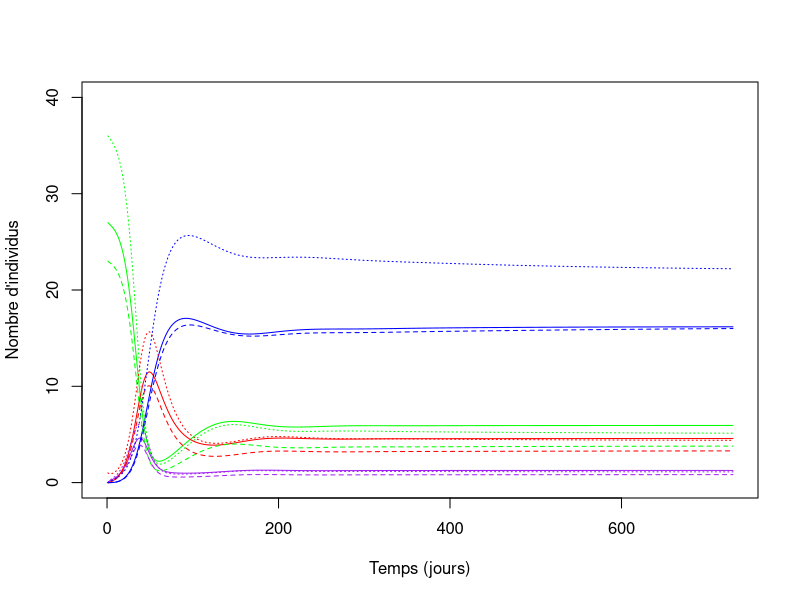
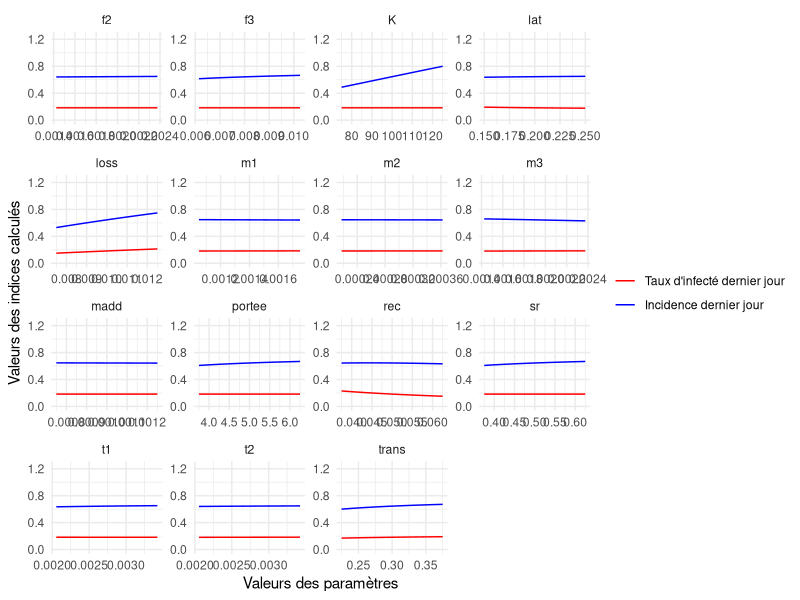
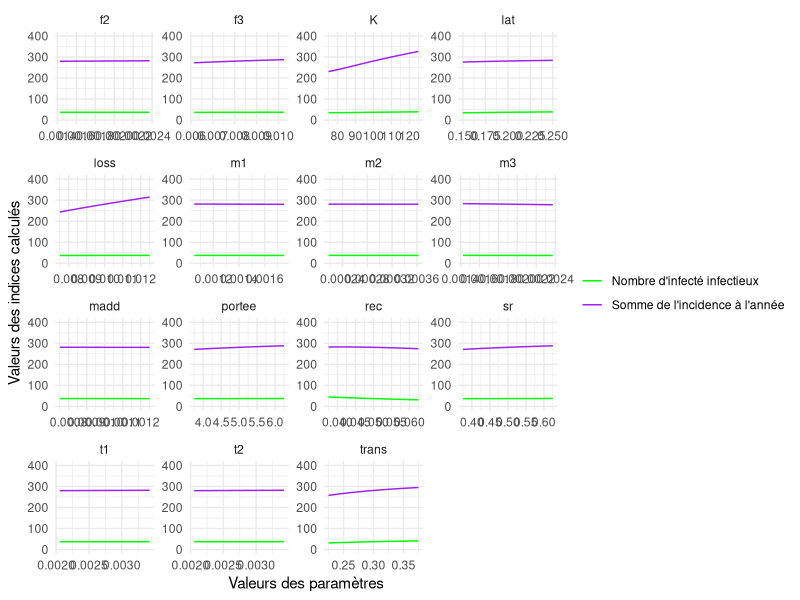

Reproduce these figures in R, in order.
## ---- chunk 1
knitr::opts_chunk$set(echo = TRUE)
## ---- chunk 2
modAppli <- function(parametre){  

  # CONDITIONS DE SIMULATION
  temps = 2*365; # nb de pas de temps (en jours)
  # initialisation pour la sauvegarde de 4 sorties ponctuelles pour chaque jeu de parametres
  sorties <- matrix(0, nrow=nrow(parametre), ncol=4)
  #initialisation pour la sauvegarde des dynamique de la population
  sortiepop=matrix(0,16,2*365)

  # boucle des scenarios de l'echantillonnage de l'AS
  for (i in 1:nrow(parametre)) { 

    # STRUCTURE & PARAMETRES DU MODELE

    # XX
    K = parametre[i,1];		# xx
    sr = parametre[i,2];	# xx
    m1 = parametre[i,3];	# mort naturelle classe 1
    m2 = parametre[i,4];	# mort naturelle classe 2
    m3 = parametre[i,5];	# mort naturelle classe 3
    f2 = parametre[i,6];	# xx
    f3 = parametre[i,7];	# xx
    portee = parametre[i,8];	# xx
    t1 = parametre[i,9];	# xx
    t2 = parametre[i,10];	# xx

    # XX
    trans = parametre[i,11]; # tx transmission
    lat = parametre[i,12];	# latence
    rec = parametre[i,13];	# xx
    loss = parametre[i,14];	# xx
    madd = parametre[i,15];	# xx

    # INITIALISATION
    MAT <- array(0, dim=c(4,4,temps)); # nb indiv par classe d'age en ligne (derniere ligne = pop tot), etat de sante en colonne, pas de temps (dimension 3)
    nvinf <- array(0, dim=c(temps));
    
    #Plot
    plot(x = NA, y = NA, xlim = c(0, 730), ylim = c(0, 40),
         type = "n", xlab = "Temps (jours)", ylab = "Nombre d'individus")

    # conditions initiales (la population est a sa structure d'equilibre, calculee par ailleurs)
    MAT[1,1,1] <- 27; # xx
    MAT[2,1,1] <- 23; # xx
    MAT[3,1,1] <- 36; # xx
    MAT[3,3,1] <- 1;  # xx
    # effectifs par etat de sante
    MAT[4,1,1] <- sum(MAT[1:3,1,1]); MAT[4,2,1] <- sum(MAT[1:3,2,1]); MAT[4,3,1] <- sum(MAT[1:3,3,1]); MAT[4,4,1] <- sum(MAT[1:3,4,1]);

    #condition initiale
    sortiepop[1,1]=27
    sortiepop[5,1]=23
    sortiepop[9,1]=36
    sortiepop[11,1]=1
    sortiepop[13,1]=sortiepop[1,1]+sortiepop[5,1]+sortiepop[9,1]
    sortiepop[14,1]=sortiepop[2,1]+sortiepop[6,1]+sortiepop[10,1]
    sortiepop[15,1]=sortiepop[3,1]+sortiepop[7,1]+sortiepop[11,1]
    sortiepop[16,1]=sortiepop[4,1]+sortiepop[8,1]+sortiepop[12,1]
    
    # SIMULATIONS
    # boucle du temps
    for (t in 1:(temps-1)) { 
     # classe d'age 1 (nouveau-ne)
      # RQ : les naissances sont XX, les nouveaux nes etant dans l'etat XX
      N <- sum(MAT[4,,t]);	# taille de la pop en t
	MAT[1,1,t+1] <- MAT[1,1,t]*(1-m1-t1-trans*MAT[4,3,t]/N) + loss*MAT[1,4,t]      + max(0, sr*portee*(sum(MAT[2,,t])*f2 + sum(MAT[3,,t])*f3) * (1 - N/K)); 
	MAT[1,2,t+1] <- MAT[1,2,t]*(1-m1-t1-lat)			  + trans*MAT[1,1,t]*MAT[4,3,t]/N; 
	MAT[1,3,t+1] <- MAT[1,3,t]*(1-m1-madd-t1-rec)  		  + lat*MAT[1,2,t]; 
	MAT[1,4,t+1] <- MAT[1,4,t]*(1-m1-t1-loss) 		  + rec*MAT[1,3,t]; 
     # classe d'age 2 (jeune)
	MAT[2,1,t+1] <- MAT[1,1,t]*t1	+ MAT[2,1,t]*(1-m2-t2-trans*MAT[4,3,t]/N) + loss*MAT[2,4,t];
	MAT[2,2,t+1] <- MAT[1,2,t]*t1	+ MAT[2,2,t]*(1-m2-t2-lat)			+ trans*MAT[2,1,t]*MAT[4,3,t]/N;
	MAT[2,3,t+1] <- MAT[1,3,t]*t1	+ MAT[2,3,t]*(1-m2-madd-t2-rec)		+ lat*MAT[2,2,t];
	MAT[2,4,t+1] <- MAT[1,4,t]*t1	+ MAT[2,4,t]*(1-m2-t2-loss)			+ rec*MAT[2,3,t];
     # classe d'age 3 (adulte)
	MAT[3,1,t+1] <- MAT[2,1,t]*t2	+ MAT[3,1,t]*(1-m3-trans*MAT[4,3,t]/N) 	+ loss*MAT[3,4,t];
	MAT[3,2,t+1] <- MAT[2,2,t]*t2	+ MAT[3,2,t]*(1-m3-lat)				+ trans*MAT[3,1,t]*MAT[4,3,t]/N;
	MAT[3,3,t+1] <- MAT[2,3,t]*t2	+ MAT[3,3,t]*(1-m3-madd-rec)			+ lat*MAT[3,2,t];
	MAT[3,4,t+1] <- MAT[2,4,t]*t2	+ MAT[3,4,t]*(1-m3-loss)			+ rec*MAT[3,3,t];
     # calcul des effectifs par etat de sante
	MAT[4,1,t+1] <- sum(MAT[1:3,1,t+1]); 
	MAT[4,2,t+1] <- sum(MAT[1:3,2,t+1]); 
	MAT[4,3,t+1] <- sum(MAT[1:3,3,t+1]); 
	MAT[4,4,t+1] <- sum(MAT[1:3,4,t+1]);
	nvinf[t+1]   <- trans*MAT[4,1,t]*MAT[4,3,t]/N

	#NN
	sortiepop[1,t+1]=MAT[1,1,t+1]
	sortiepop[2,t+1]=MAT[1,2,t+1]
	sortiepop[3,t+1]=MAT[1,3,t+1]
	sortiepop[4,t+1]=MAT[1,4,t+1]
  #J
	sortiepop[5,t+1]=MAT[2,1,t+1]
	sortiepop[6,t+1]=MAT[2,2,t+1]
	sortiepop[7,t+1]=MAT[2,3,t+1]
	sortiepop[8,t+1]=MAT[2,4,t+1]
  #A
	sortiepop[9,t+1]=MAT[3,1,t+1]
	sortiepop[10,t+1]=MAT[3,2,t+1]
	sortiepop[11,t+1]=MAT[3,3,t+1]
	sortiepop[12,t+1]=MAT[3,4,t+1]
  #pop totale
	sortiepop[13,t+1]=MAT[4,1,t+1]#sain
	sortiepop[14,t+1]=MAT[4,2,t+1]#IN
	sortiepop[15,t+1]=MAT[4,3,t+1]#II
	sortiepop[16,t+1]=MAT[4,4,t+1]#R
	
    }# fin boucle temps

    # sorties ponctuelles a analyser
    # taux des infectes au dernier jours
    sortie1 <- (MAT[4,2,temps]+MAT[4,3,temps])/sum(MAT[4,,temps])
    # incidence du dernier jour
    sortie2 <- nvinf[temps]
    # nbr max d'infectes infectieux sur les 2 ans
    sortie3 <- max(MAT[4,3,1:temps])
    # incidence sur l'année
    sortie4 <- sum(nvinf[1:365])
    
    sorties[i,1] <- sortie1;
    sorties[i,2] <- sortie2;
    sorties[i,3] <- sortie3;
    sorties[i,4] <- sortie4;
    
  }# fin boucle scenarios AS
  lines(sortiepop[1,],col="green")
  lines(sortiepop[2,],col="purple")
  lines(sortiepop[3,],col="red")
  lines(sortiepop[4,],col="blue")
  lines(sortiepop[5,],lty = 2,col="green")
  lines(sortiepop[6,],lty = 2,col="purple")
  lines(sortiepop[7,],lty = 2,col="red")
  lines(sortiepop[8,],lty = 2,col="blue")
  lines(sortiepop[9,],lty = 3,col="green")
  lines(sortiepop[10,],lty = 3,col="purple")
  lines(sortiepop[11,],lty = 3,col="red")
  lines(sortiepop[12,],lty = 3,col="blue")
  #lines(sortiepop[13,],col="green")
  #lines(sortiepop[14,],col="purple")
  #lines(sortiepop[15,],col="red")
  #lines(sortiepop[16,],col="blue")
  
  return(sorties)
} # fin fonction du modele

# END
ValNominale = c(100, 0.5, 0.0014, 0.00029, 0.0019, 0.0019, 0.0082, 5, 1/365, 
                1/365, 0.3, 1/5, 1/20, 1/100, 0.001)

Par=matrix(ValNominale,nrow=1,ncol=15)
sol = modAppli(Par)
## ---- chunk 3
rm(list=ls())
graphics.off()
## ---- chunk 4
modAppli <- function(parametre){  

  # CONDITIONS DE SIMULATION
  temps = 2*365; # nb de pas de temps (en jours)
  # initialisation pour la sauvegarde de 4 sorties ponctuelles pour chaque jeu de parametres
  sorties <- matrix(0, nrow=nrow(parametre), ncol=4)

  # boucle des scenarios de l'?chantillonnage de l'AS
  for (i in 1:nrow(parametre)) { 

    # STRUCTURE & PARAMETRES DU MODELE

    # Parametres demographiques
    K = parametre[i,1];		    # Nombre maximal d'individus que le milieu peut supporter
    sr = parametre[i,2];	    # Sex-ratio
    m1 = parametre[i,3];	    # Mortalité naturelle des nouveaux-nés
    m2 = parametre[i,4];	    # Mortalité naturelle des jeunes
    m3 = parametre[i,5];	    # Mortalité naturelle des adultes
    f2 = parametre[i,6];	    # Taux de fécondité des jeunes
    f3 = parametre[i,7];	    # Taux de fécondité des adultes
    portee = parametre[i,8];	# Effectif maximal d'une portée
    t1 = parametre[i,9];	    # Probabilité de passage de la classe d'âge "nouveau-né" à "jeune"
    t2 = parametre[i,10];	    # Probabilité de passage de la classe d'âge "jeune" à "adulte"

    # Parametres lies a l'agent pathogène
    trans = parametre[i,11];  # Force d'infection
    lat = parametre[i,12];	  # Taux de la latence
    rec = parametre[i,13];	  # Taux de passage à un état d'immmunité
    loss = parametre[i,14];	  # Taux de passage d'un état d'immunité à un état sensible (sain)
    madd = parametre[i,15];	  # Mortalité lié à l'infection par l'AP

    # INITIALISATION
    MAT <- array(0, dim=c(4,4,temps)); # nb indiv par classe d'age en ligne (derniere ligne = pop tot), etat de sante en colonne, pas de temps (dimension 3)
    nvinf <- array(0, dim=c(temps));
    # conditions initiales (la population est a sa structure d'equilibre, calculee par ailleurs)
    MAT[1,1,1] <- 27; # Effectif des individus nouveaux-nes sains le premier jour
    MAT[2,1,1] <- 23; # Effectif des individus jeunes sains le premier jour
    MAT[3,1,1] <- 36; # Effectif des individus adultes sains le premier jour 
    MAT[3,3,1] <- 1;  # Effectif des individus adultes infectes infectieux le premier jour

    # Effectifs par etat de sante
    MAT[4,1,1] <- sum(MAT[1:3,1,1]); MAT[4,2,1] <- sum(MAT[1:3,2,1]); MAT[4,3,1] <- sum(MAT[1:3,3,1]); MAT[4,4,1] <- sum(MAT[1:3,4,1]);

    # SIMULATIONS
    # Boucle du temps
    for (t in 1:(temps-1)) { 
     # Classe d'age Nouveau-né
      # RQ : les naissances sont XX, les nouveaux nes etant dans l'etat NN
      N <- sum(MAT[4,,t]);	# Taille de la pop en t
      MAT[1,1,t+1] <- MAT[1,1,t]*(1-m1-t1-trans*MAT[4,3,t]/N) + loss*MAT[1,4,t]      + max(0, sr*portee*(sum(MAT[2,,t])*f2 + sum(MAT[3,,t])*f3) * (1 - N/K)); 
      MAT[1,2,t+1] <- MAT[1,2,t]*(1-m1-t1-lat)			  + trans*MAT[1,1,t]*MAT[4,3,t]/N; 
      MAT[1,3,t+1] <- MAT[1,3,t]*(1-m1-madd-t1-rec)  		  + lat*MAT[1,2,t]; 
      MAT[1,4,t+1] <- MAT[1,4,t]*(1-m1-t1-loss) 		  + rec*MAT[1,3,t]; 
     # classe d'age Jeune
      MAT[2,1,t+1] <- MAT[1,1,t]*t1	+ MAT[2,1,t]*(1-m2-t2-trans*MAT[4,3,t]/N) + loss*MAT[2,4,t];
      MAT[2,2,t+1] <- MAT[1,2,t]*t1	+ MAT[2,2,t]*(1-m2-t2-lat)			+ trans*MAT[2,1,t]*MAT[4,3,t]/N;
      MAT[2,3,t+1] <- MAT[1,3,t]*t1	+ MAT[2,3,t]*(1-m2-madd-t2-rec)		+ lat*MAT[2,2,t];
      MAT[2,4,t+1] <- MAT[1,4,t]*t1	+ MAT[2,4,t]*(1-m2-t2-loss)			+ rec*MAT[2,3,t];
     # classe d'age Adulte
      MAT[3,1,t+1] <- MAT[2,1,t]*t2	+ MAT[3,1,t]*(1-m3-trans*MAT[4,3,t]/N) 	+ loss*MAT[3,4,t];
      MAT[3,2,t+1] <- MAT[2,2,t]*t2	+ MAT[3,2,t]*(1-m3-lat)				+ trans*MAT[3,1,t]*MAT[4,3,t]/N;
      MAT[3,3,t+1] <- MAT[2,3,t]*t2	+ MAT[3,3,t]*(1-m3-madd-rec)			+ lat*MAT[3,2,t];
      MAT[3,4,t+1] <- MAT[2,4,t]*t2	+ MAT[3,4,t]*(1-m3-loss)			+ rec*MAT[3,3,t];
     # calcul des effectifs par etat de sante
      MAT[4,1,t+1] <- sum(MAT[1:3,1,t+1]); MAT[4,2,t+1] <- sum(MAT[1:3,2,t+1]); MAT[4,3,t+1] <- sum(MAT[1:3,3,t+1]); MAT[4,4,t+1] <- sum(MAT[1:3,4,t+1]);
      nvinf[t+1]   <- trans*MAT[4,1,t]*MAT[4,3,t]/N

    }# fin boucle temps

    # Sorties ponctuelles a analyser
    
    # Taux des infectes au dernier jours
    sortie1 <- (MAT[4,2,temps] + MAT[4,3,temps]) / sum(MAT[4,,temps])
    # Incidence du dernier jour
    sortie2 <- nvinf[temps]
    # Nombre maximum d'infectes infectieux sur les 2 ans
    sortie3 <- max(MAT[4,3,1:temps])
    # Incidence sur l'année
    sortie4 <- sum(nvinf[1:365])
    
    sorties[i,1] <- sortie1;
    sorties[i,2] <- sortie2;
    sorties[i,3] <- sortie3;
    sorties[i,4] <- sortie4;
    
  }# fin boucle scenarios AS
  return(sorties)
}
## ---- chunk 5
ValNominale = c(100, 0.5, 0.0014, 0.00029, 0.0019, 0.0019, 0.0082, 5, 1/365, 1/365, 0.3, 1/5, 1/20, 1/100, 0.001)
ParamNames = c("K", "sr", "m1", "m2", "m3", "f2", "f3", "portee", "t1", "t2", "trans", "lat", "rec", "loss", "madd")

# Gammes de variation des paramètres
ParamRanges = data.frame(
  lower = ValNominale * 0.75,
  upper = ValNominale * 1.25
)

# Matrice des paramètres de base
param_matrix_first <- matrix(ValNominale,
                             nrow = 1, 
                             ncol = length(ValNominale))

# Matrice des paramètres variants
param_matrix_var <- matrix(0, 
                           nrow = 10, 
                           ncol = length(ValNominale))
for (i in 1:length(ValNominale)) {
  param_matrix_var[, i] <- seq(ParamRanges$lower[i], ParamRanges$upper[i], length.out = 10)
}

# Créer un dataframe qui stock les résultats de la sortie 1 de l'analyse de sensibilité
SensitivityResults <- data.frame(Parameter = character(0), Sensitivity = numeric(0))
## ---- chunk 6
for (i in 1:length(ValNominale)) {
  for (j in 1:10) {
    # Faire varier notre paramètre
    param_matrix <- param_matrix_first
    param_matrix[1,i] <- param_matrix_var[j,i]
    
    # Exécuter le modèle pour chaque combinaison de paramètres
    output <- modAppli(param_matrix)
    
    # Créez un data.frame temporaire pour stocker les résultats de cette itération
    temp_df <- data.frame(Parameter = ParamNames[i],
                          Val = param_matrix[, i],
                          Sensitivity1 = output[,1],
                          Sensitivity2 = output[,2],
                          Sensitivity3 = output[,3],
                          Sensitivity4 = output[,4])
    
    # Ajoutez les résultats à SensitivityResults
    SensitivityResults <- rbind(SensitivityResults, temp_df)
  }
}
## ---- chunk 7
library(ggplot2)
library(tidyr)
## ---- chunk 8
# Plot des résultats taux d'infecté au dernier jour et incidence de la maladie le dernier jour
ggplot(SensitivityResults, aes(x = Val, y = Sensitivity1)) +
  geom_line(aes(color = "Sensitivity1")) +
  geom_line(data = SensitivityResults, aes(x = Val, y = Sensitivity2, color = "Sensitivity2")) +
  labs(x = "Valeurs des paramètres", y = "Valeurs des indices calculés",colour = NULL) +
  facet_wrap(~Parameter, scales = "free") +
  theme_minimal() +
  scale_color_manual(values = c("Sensitivity1" = "red", "Sensitivity2" = "blue"),
                     labels = c("Taux d'infecté dernier jour", "Incidence dernier jour")) +
  coord_cartesian(ylim = c(0, 1.25))

# Plot des résultats Nombre d'infectés infectieux et l'incidence à l'année
ggplot(SensitivityResults, aes(x = Val, y = Sensitivity3)) +
  geom_line(aes(color = "Sensitivity3")) +
  geom_line(data = SensitivityResults, aes(x = Val, y = Sensitivity4, color = "Sensitivity4")) +
  labs(x = "Valeurs des paramètres", y = "Valeurs des indices calculés", colour = NULL) +
  facet_wrap(~Parameter, scales = "free") +
  theme_minimal() +
  scale_color_manual(values = c("Sensitivity3" = "green", "Sensitivity4" = "purple"),
                     labels = c("Nombre d'infecté infectieux", "Somme de l'incidence à l'année")) +
  coord_cartesian(ylim = c(0, 400))

